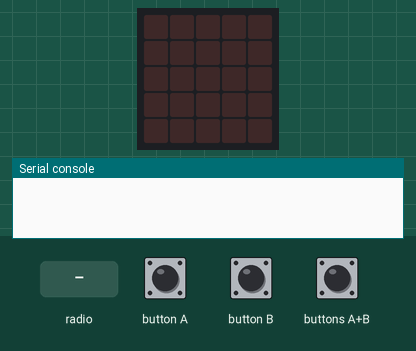
This program was run on a simulated BBC micro:bit (MakeCode). Shown: the board's 5×5 LED display, the last lines printed to the serial console. The inputs (shaded band) are chosen by the test bench. No radio messages arrive unless stated (any console line starting 'radio sent:' is added by the test bench).

Above: at 1.2 s.
1.3 s: button A pressed for 0.15 s
At 1.9 s:
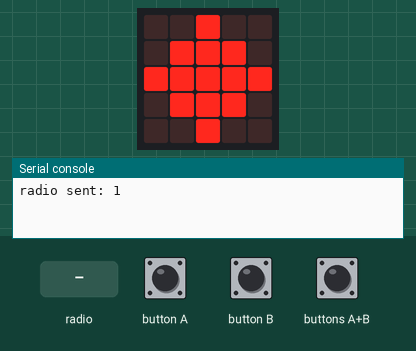
2.9 s: button B pressed for 0.15 s
At 4.2 s:
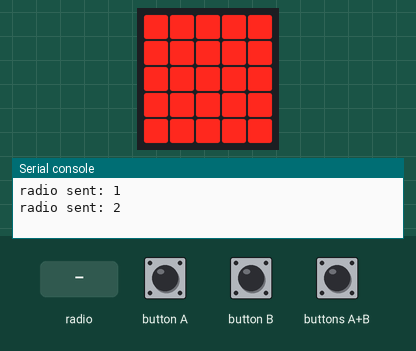
4.5 s: buttons A+B pressed for 0.15 s
At 5.5 s:
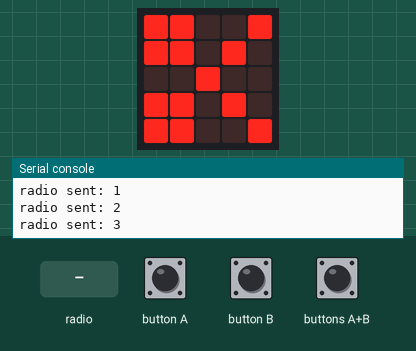
6.1 s: radio message "1" arrives
At 7.2 s:
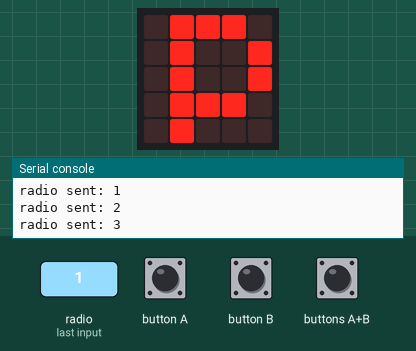
7.6 s: radio message "2" arrives
At 8.3 s:
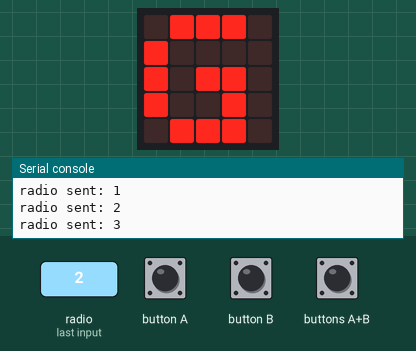
9.1 s: radio message "3" arrives
At 9.5 s:
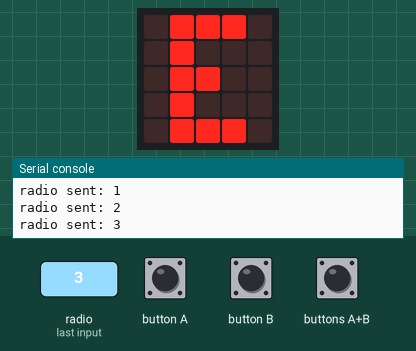
Timing chart, 0 to 11.6 s (numbered marks = the images above; inputs shaded):
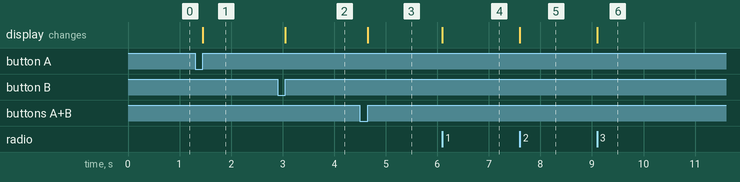

The program:

main.ts
```typescript
radio.onReceivedNumber(function (receivedNumber) {
    if (numeros == 1 && receivedNumber == 1) {
        basic.showLeds(`
            . # # # .
            . # . . .
            . # # . .
            . # . . .
            . # # # .
            `)
    }
    if (numeros == 2 && receivedNumber == 2) {
        basic.showLeds(`
            . # # # .
            . # . . .
            . # # . .
            . # . . .
            . # # # .
            `)
    }
    if (numeros == 3 && receivedNumber == 3) {
        basic.showLeds(`
            . # # # .
            . # . . .
            . # # . .
            . # . . .
            . # # # .
            `)
    }
    if (numeros == 1 && receivedNumber == 3) {
        basic.showLeds(`
            . # # # .
            # . . . .
            # . # # .
            # . . # .
            . # # # .
            `)
    }
    if (numeros == 1 && receivedNumber == 2) {
        basic.showLeds(`
            . # # # .
            . # . . #
            . # . . #
            . # # # .
            . # . . .
            `)
    }
    if (numeros == 2 && receivedNumber == 1) {
        basic.showLeds(`
            . # # # .
            # . . . .
            # . # # .
            # . . # .
            . # # # .
            `)
    }
    if (numeros == 2 && receivedNumber == 3) {
        basic.showLeds(`
            . # # # .
            . # . . #
            . # . . #
            . # # # .
            . # . . .
            `)
    }
    if (numeros == 3 && receivedNumber == 1) {
        basic.showLeds(`
            . # # # .
            . # . . #
            . # . . #
            . # # # .
            . # . . .
            `)
    }
    if (numeros == 3 && receivedNumber == 2) {
        basic.showLeds(`
            . # # # .
            # . . . .
            # . # # .
            # . . # .
            . # # # .
            `)
    }
})
input.onButtonPressed(Button.A, function () {
    basic.showLeds(`
        . . # . .
        . # # # .
        # # # # #
        . # # # .
        . . # . .
        `)
    radio.sendNumber(1)
    numeros = 1
})
input.onButtonPressed(Button.AB, function () {
    basic.showLeds(`
        # # . . #
        # # . # .
        . . # . .
        # # . # .
        # # . . #
        `)
    radio.sendNumber(3)
    numeros = 3
})
input.onButtonPressed(Button.B, function () {
    basic.showLeds(`
        # # # # #
        # # # # #
        # # # # #
        # # # # #
        # # # # #
        `)
    radio.sendNumber(2)
    numeros = 2
})
let numeros = 0
radio.setGroup(10203040506070808)
basic.forever(function () {

})
```

test.ts
```typescript
// aquí va el archivo "tests"; esto no se compilará cuando este paquete se utilice como una extensión.
```

Measured:
- after the input at 1.3 s, the display: changes after 0.15 s (image 1)
- after the input at 2.9 s, the display: changes after 0.15 s (image 2)
- after the input at 4.5 s, the display: changes after 0.15 s (image 3)
- after the input at 6.1 s, the display: changes at once (image 4)
- after the input at 7.6 s, the display: changes at once (image 5)
- after the input at 9.1 s, the display: changes at once (image 6)
